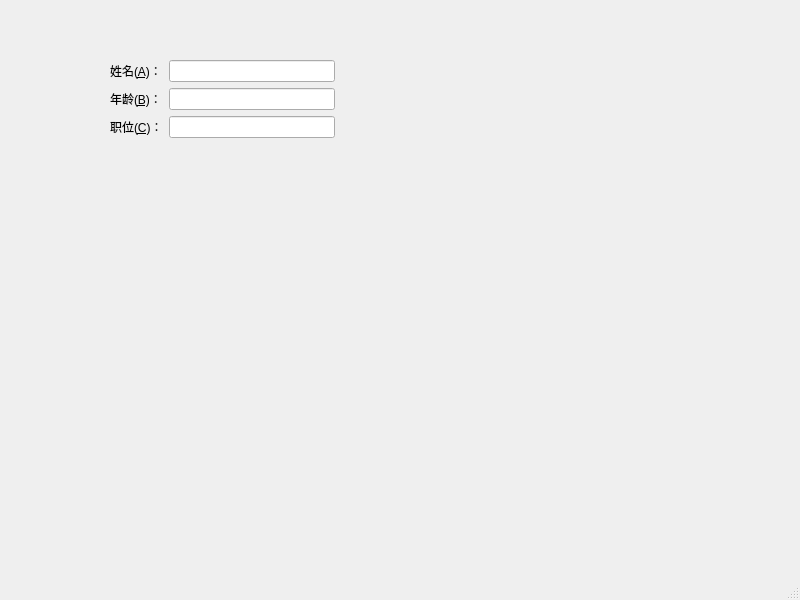
<?xml version="1.0" encoding="UTF-8"?>
<ui version="4.0">
 <class>mainWindow</class>
 <widget class="QMainWindow" name="mainWindow">
  <property name="geometry">
   <rect>
    <x>0</x>
    <y>0</y>
    <width>800</width>
    <height>600</height>
   </rect>
  </property>
  <property name="windowTitle">
   <string>设置控件间的伙伴关系</string>
  </property>
  <widget class="QWidget" name="centralwidget">
   <widget class="QWidget" name="">
    <property name="geometry">
     <rect>
      <x>110</x>
      <y>60</y>
      <width>225</width>
      <height>107</height>
     </rect>
    </property>
    <layout class="QFormLayout" name="formLayout">
     <item row="0" column="1">
      <widget class="QLineEdit" name="lineEdit"/>
     </item>
     <item row="1" column="0">
      <widget class="QLabel" name="label_2">
       <property name="text">
        <string>年龄(&amp;B)：</string>
       </property>
       <property name="buddy">
        <cstring>lineEdit_2</cstring>
       </property>
      </widget>
     </item>
     <item row="1" column="1">
      <widget class="QLineEdit" name="lineEdit_2"/>
     </item>
     <item row="2" column="0">
      <widget class="QLabel" name="label_4">
       <property name="text">
        <string>职位(&amp;C)：</string>
       </property>
       <property name="buddy">
        <cstring>lineEdit_4</cstring>
       </property>
      </widget>
     </item>
     <item row="2" column="1">
      <widget class="QLineEdit" name="lineEdit_4"/>
     </item>
     <item row="0" column="0">
      <widget class="QLabel" name="label">
       <property name="text">
        <string>姓名(&amp;A)：</string>
       </property>
       <property name="buddy">
        <cstring>lineEdit</cstring>
       </property>
      </widget>
     </item>
    </layout>
   </widget>
  </widget>
  <widget class="QMenuBar" name="menubar">
   <property name="geometry">
    <rect>
     <x>0</x>
     <y>0</y>
     <width>800</width>
     <height>26</height>
    </rect>
   </property>
  </widget>
  <widget class="QStatusBar" name="statusbar"/>
 </widget>
 <tabstops>
  <tabstop>lineEdit</tabstop>
  <tabstop>lineEdit_2</tabstop>
  <tabstop>lineEdit_4</tabstop>
 </tabstops>
 <resources/>
 <connections/>
</ui>
